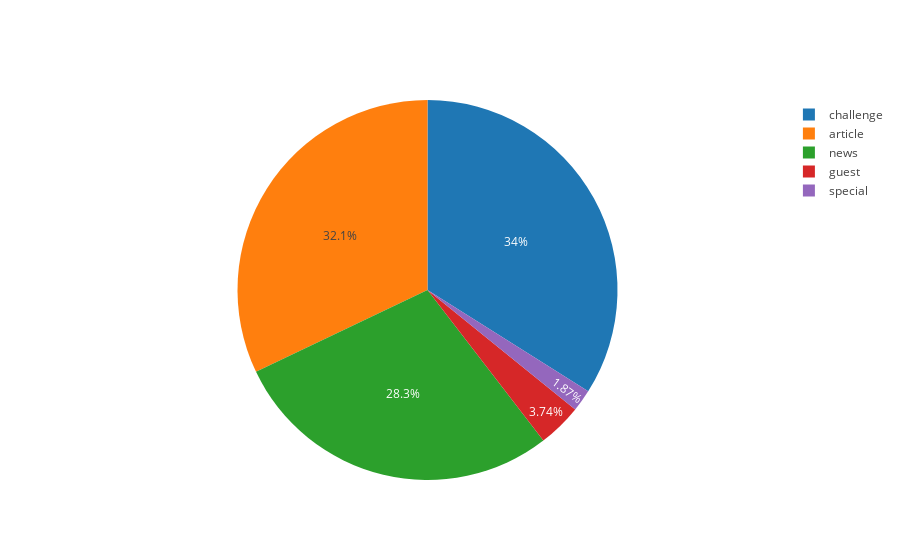

This figure's notebook cell:
### Markdown cell above
In __Jan 2017__ we were most active (well ... that is in # posts, __Jan 2018__ is no less packed!)

### Code cell
labels, values = transpose_list_of_tuples(categories)
pie = go.Pie(labels=labels, values=values)
plotly.offline.iplot([pie], filename="categories")

### Figure 1 — Plotly figure (JSON) as saved in the notebook; plotly's stock layout.template omitted (floating-point values rounded to 4 significant figures)
{"data": [{"labels": ["challenge", "article", "news", "guest", "special"], "type": "pie", "uid": "0b15233e-aec2-4d9b-86cf-efb4ced968d9", "values": [109, 103, 91, 12, 6]}], "layout": {}}
